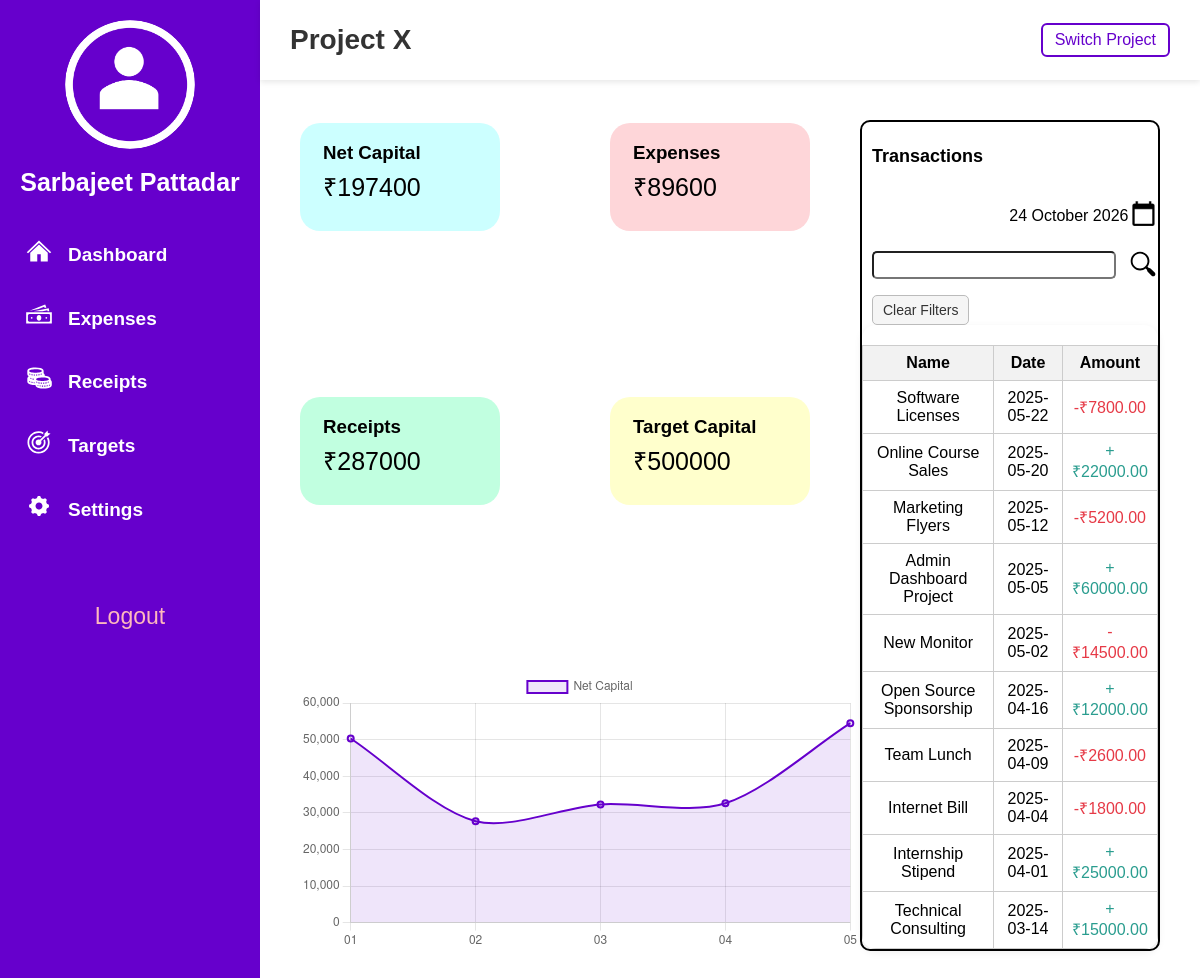
Screenshot of /a_dashboard.html with the database file from the repository.
### tables this page shows
CREATE TABLE targets (
    id INTEGER PRIMARY KEY AUTOINCREMENT,
    target_net INTEGER NOT NULL,
    monthly_income INTEGER NOT NULL,
    monthly_expense INTEGER NOT NULL,
    starting_capital INTEGER DEFAULT 0,
    created_at DATETIME DEFAULT CURRENT_TIMESTAMP
);

CREATE TABLE transactions (
    id INTEGER PRIMARY KEY AUTOINCREMENT,

    name TEXT NOT NULL,
    amount INTEGER NOT NULL,

    type TEXT CHECK(type IN ('income', 'expense')) NOT NULL,

    category TEXT NOT NULL,
    vendor TEXT,
    notes TEXT,

    receipt_image TEXT,
    date DATE NOT NULL,

    created_at DATETIME DEFAULT CURRENT_TIMESTAMP
, method TEXT);

### app.py (the view)
@app.route("/")
@app.route("/a_dashboard.html")
def dashboard():
    income = db.execute(
        "SELECT IFNULL(SUM(amount), 0) AS total FROM transactions WHERE type='income'"
    )[0]["total"]
    expense = abs(db.execute(
        "SELECT IFNULL(SUM(amount), 0) AS total FROM transactions WHERE type='expense'"
    )[0]["total"])
    net_capital = income - expense  # calculate net capital
    target = db.execute(
        "SELECT target_net FROM targets ORDER BY id DESC LIMIT 1"
    )
    target_capital = target[0]["target_net"] if target else 0
    transactions = db.execute("""
        SELECT name, date, amount, type
        FROM transactions
        ORDER BY date DESC
        LIMIT 10
    """)
    chart_data = db.execute("""
        SELECT strftime('%m', date) AS month,
               SUM(CASE
                   WHEN type='income' THEN amount
                   ELSE -amount
               END) AS total
        FROM transactions
        GROUP BY month
        ORDER BY month
    """)
    months = [row["month"] for row in chart_data]
    values = [row["total"] for row in chart_data]
    return render_template(
        "a_dashboard.html",
        income=income,
        expense=expense,
        net_capital=net_capital,
        target_capital=target_capital,
        transactions=transactions,
        months=months,
        values=values
    )

### templates/a_dashboard.html (shortened to what this page needs)
{% extends "layout.html" %}
{% block body %}
    <div class="main_content">
        <header>
            <h1 id="project_n">Project X</h1>
            <a href="#" id="switch_project">Switch Project</a>
        </header>
        <div class="main">
            <div class="main-left">
                <div class="cards">
                    <div class="card capital">
                        <h3>Net Capital</h3>
                        <p>₹{{ net_capital }}</p>
                    </div>
                    <div class="card expense">
                        <h3>Expenses</h3>
                        <p>₹{{ expense }}</p>
                    </div>
                    <div class="card receipt">
                        <h3>Receipts</h3>
                        <p>₹{{ income }}</p>
                    </div>
                    <div class="card tcapital">
                        <h3>Target Capital</h3>
                        <p>₹{{ target_capital }}</p>
                    </div>
                </div>
                <div class="charts">
                    <canvas id="netCapitalChart" width="400" height="200"></canvas>
                </div>
            </div>
            <div class="transactions">
                <h4>Transactions</h4>
                <div class="date_container">
                    <p id="date_text" onclick="document.getElementById('date_picker').showPicker();"></p>
                    <img src="/static/icons/calender_icon.png" alt="Pick a date" onclick="document.getElementById('date_picker').showPicker();" id="calender_icon">
                </div>
                <div class="search">
                    <input type="search" id="search_trans">
                    <img src="/static/icons/search icon.svg" alt="search_icon" id="search_icon">
                    <button id="clear_filters">Clear Filters</button>
                </div>
                <div class="table_container">
                    {% if transactions %}
                        <table id="trans_table">
                            <thead>
                                <tr>
                                    <th>Name</th>
                                    <th>Date</th>
                                    <th>Amount</th>
                                </tr>
                            </thead>
                            <tbody>
                                {% for transaction in transactions %}
                                    <tr>
                                        <td>{{ transaction.name }}</td>
                                        <td>{{ transaction.date }}</td>
                                        <td>
                                            {% if transaction.type == "expense" %}
                                                <span style="color: #e63946;">-₹{{ "%.2f"|format(transaction.amount) }}</span>
                                            {% else %}
                                                <span style="color: #2a9d8f;">+₹{{ "%.2f"|format(transaction.amount) }}</span>
                                            {% endif %}
                                        </td>
                                    </tr>
                                {% endfor %}
                            </tbody>
                        </table>
                    {% else %}
                        <div class="no-data">
                            <img src="/static/icons/nf_icon.png" alt="No transactions" class="nf_icon">
                            <h3>No transactions found</h3>
                        </div>
                    {% endif %}
                </div>
            </div>
        </div>
    </div>
    <script>
        const chartLabels = {{ months | tojson }};
        const chartData = {{ values | tojson }};
    </script>
{% endblock %}

### templates/layout.html (shortened to what this page needs)
<!DOCTYPE html>
<html lang="en">
    <head>
        <link rel="stylesheet" href="/static/style.css">
    </head>
    <body>
        <div class="container">
            <aside class="sidebar">
                <div class="profile">
                    <div class="avatar">
                        <img src="/static/icons/avatar icon.png" alt="icon" class="dp_icon">
                    </div>
                    <h2>Sarbajeet Pattadar</h2>
                </div>
                <nav class="nav">
                    <ul>
                        <li><a href="a_dashboard.html"><img src="/static/icons/home icon.svg" alt="home_icon" class="nav_icons"> Dashboard</a></li>
                    </ul>
                    <ul>
                        <li><a href="expenses.html"><img src="/static/icons/expense icon.svg" alt="expense_icon" class="nav_icons"> Expenses</a></li>
                    </ul>
                    <ul>
                        <li><a href="receipts.html"><img src="/static/icons/receipt icon.svg" alt="receipt_icon" class="nav_icons"> Receipts</a></li>
                    </ul>
                    <ul>
                        <li><a href="targets.html"><img src="/static/icons/target icon.svg" alt="target_icon" class="nav_icons"> Targets</a></li>
                    </ul>
                    <ul>
                        <li><a href="settings.html"><img src="/static/icons/settings icon.svg" alt="settings_icon" class="nav_icons"> Settings</a></li>
                    </ul>
                </nav>
                <div id="logout_container">
                    <a href="#" id="logout">Logout</a>
                </div>
            </aside>
            {% block body %}{% endblock %}
        </div>
    </body>
</html>

### static/style.css (style rules this page uses)
html, body { margin: 0; padding: 0; font-family: sans-serif; background-color: white; }
.container { display: flex; min-height: 100vh; }
.sidebar { width: 220px; background-color: #6600CC; color: white; padding: 20px; display: flex; flex-direction: column; flex-wrap: wrap; }
.profile { text-align: center; margin-bottom: 30px; }
.dp_icon { width: 130px; height: auto; border-radius: 50%; margin-bottom: 15px; }
.profile h2 { font-size: 25px; margin: 0; }
.nav { text-align: left; }
.nav ul { list-style: none; padding: 0; margin: 0; }
.nav ul li { margin-bottom: 8px; font-size: 19px; font-weight: bold; }
.nav ul li a { display: flex; align-items: center; justify-content: flex-start; gap: 15px; text-decoration: none; color: white; padding: 10px 5px; border-radius: 6px; transition: background 0.3s ease; }
.nav_icons { width: 28px; height: auto; object-fit: contain; vertical-align: middle; margin-bottom: 8px; }
.main { flex: 1; padding: 40px; }
#logout_container { margin-top: 50px; display: flex; justify-content: center; }
#logout { text-decoration: none; color: #FEB8BD; padding: 7px; border-radius: 10px; font-size: 23px; transition: background 0.1s ease; }
.main_content { flex: 1; display: flex; flex-direction: column; }
header { height: 60px; display: flex; flex-direction: row; justify-content: space-between; align-items: center; padding: 10px 30px; background-color: white; box-shadow: 0 2px 6px rgba(0, 0, 0, 0.1); }
#project_n { font-size: 28px; font-weight: bold; color: #333; margin: 0; }
#switch_project { text-decoration: none; font-size: 16px; color: #6600CC; padding: 6px 12px; border: 2px solid #6600CC; border-radius: 6px; transition: all 0.3s ease; }
.main { display: flex; flex-direction: row; justify-content: space-between; }
.main-left { flex: 1; display: flex; flex-direction: column; }
.cards { flex: 1; margin-right: 50px; display: flex; flex-wrap: wrap; justify-content: space-between; flex-direction: row; margin-top: 3px; }
.card { height: 108px; width: 200px; border-radius: 20px; display: flex; flex-direction: column; }
.card>h3, p { margin-left: 23px; }
.card>h3 { margin-bottom: 0; }
.card>p { font-size: 25px; margin-top: 5px; }
.capital { background-color: #CCFFFF; }
.expense { background-color: #FED6D9; }
.receipt { background-color: #C1FFE0; }
.tcapital { background-color: #FFFFCC; }
.transactions { border: 2px solid black; border-radius: 10px; width: 300px; box-sizing: border-box; }
.transactions>h4 { text-align: left; margin-left: 10px; font-size: 18px; }
.date_container { display: flex; flex-direction: row; justify-content: space-evenly; }
#date_text { margin-left: 144px; cursor: pointer; }
#calender_icon { cursor: pointer; height: 25px; width: auto; margin-top: 10px; }
#search_trans { flex: 1; min-width: 180px; margin-top: 10px; margin-left: 10px; height: 28px; font-size: 17px; border-radius: 5px; }
.search { display: flex; flex-wrap: wrap; align-items: center; gap: 6px; }
#search_icon { width: 30px; height: 30px; margin-top: 8px; margin-left: 6px; cursor: pointer; }
#clear_filters { margin-top: 10px; margin-left: 10px; height: 30px; padding: 0 10px; font-size: 14px; background-color: #f5f5f5; color: #333; border: 1px solid #bbb; border-radius: 5px; cursor: pointer; white-space: nowrap; transition: background-color 0.2s ease; }
.table_container { width: 100%; }
#trans_table { width: 100%; margin-top: 20px; border-collapse: collapse; }
th, td { border: 1px solid #ccc; padding: 8px; text-align: center; }
th { background-color: #f2f2f2; }
.table_container { background-color: #ffffff; border-radius: 14px; box-shadow: 0 3px 8px rgba(0, 0, 0, 0.08); overflow: hidden; }

### rows the page displays
targets: target_net "500000"
transactions: amount "7800.00"
transactions: amount "22000.00"
transactions: amount "5200.00"
transactions: amount "60000.00"
transactions: amount "14500.00"
transactions: amount "12000.00"
transactions: amount "2600.00"
transactions: amount "1800.00"
transactions: amount "25000.00"
transactions: amount "15000.00"

### other values shown
{{ net_capital }} "197400"
{{ expense }} "89600"
{{ income }} "287000"
chart data {{ months | tojson }} ["01", "02", "03", "04", "05"]
chart data {{ values | tojson }} [50300, 27700, 32300, 32600, 54500]
